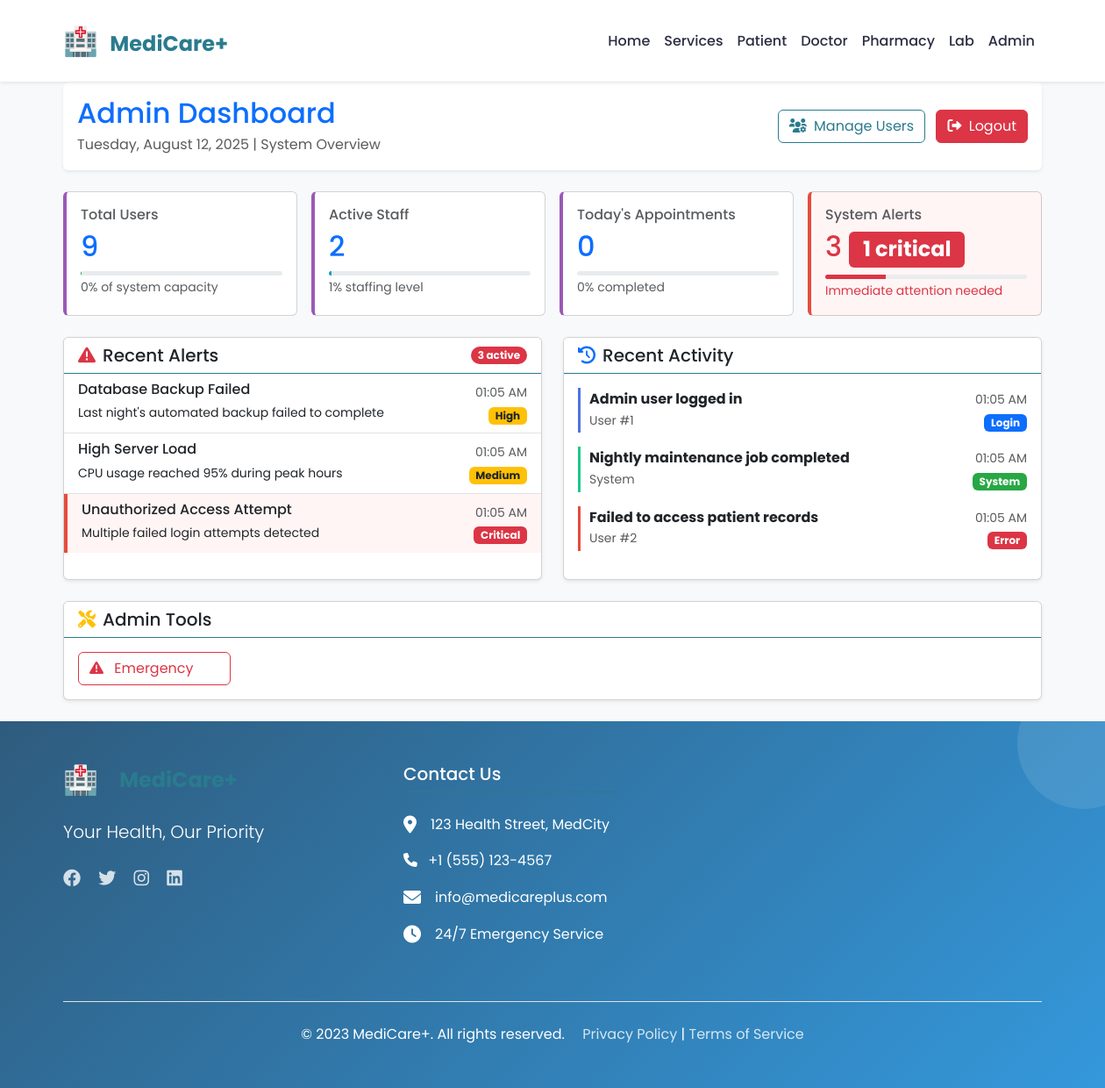
The app's page /panels/admin/dashboard.php (signed in) with its own data.
### tables this page shows
CREATE TABLE `system_alerts` (
  `id` int(11) NOT NULL,
  `title` varchar(255) NOT NULL,
  `description` text DEFAULT NULL,
  `priority` enum('low','medium','high','critical') DEFAULT 'medium',
  `resolved` tinyint(1) DEFAULT 0,
  `created_at` timestamp NOT NULL DEFAULT current_timestamp()
);

CREATE TABLE `system_logs` (
  `id` int(11) NOT NULL,
  `user_id` int(11) DEFAULT NULL,
  `action_type` varchar(50) NOT NULL,
  `description` text DEFAULT NULL,
  `ip_address` varchar(45) DEFAULT NULL,
  `timestamp` timestamp NOT NULL DEFAULT current_timestamp()
);

### panels/admin/dashboard.php (the view, shortened to what this page needs)
<?php
$pdo = new PDO('mysql:host=localhost;dbname=healthcare-db', 'root', '');
$stats = $pdo->query("
    SELECT
        (SELECT COUNT(*) FROM user) AS total_users,
        (SELECT COUNT(*) FROM user WHERE role IN ('doctor', 'nurse', 'staff')) AS active_staff,
        (SELECT COUNT(*) FROM appointments WHERE DATE(date) = CURDATE()) AS todays_appointments,
        (SELECT COUNT(*) FROM system_alerts WHERE resolved = 0) AS system_alerts,
        (SELECT COUNT(*) FROM system_alerts WHERE priority = 'critical' AND resolved = 0) AS critical_alerts,
        (SELECT COUNT(*) FROM lab_orders WHERE DATE(created_at) = CURDATE()) AS todays_tests,
        (SELECT COUNT(*) FROM appointments WHERE DATE(date) = CURDATE() AND status = 'completed') AS completed_appointments
")->fetch();
$alerts = $pdo->query("
    SELECT * FROM system_alerts
    WHERE resolved = 0
    ORDER BY created_at DESC
    LIMIT 5
")->fetchAll();
$activity = $pdo->query("
    SELECT * FROM system_logs
    ORDER BY timestamp DESC
    LIMIT 8
")->fetchAll();
?>
<!DOCTYPE html>
<html lang="en">
<head>
    <?php include '../../includes/header.php'; ?>
</head>
<body>
    <?php include '../../includes/navbar.php'; ?>
    <main class="container py-4">
        <div class="d-flex justify-content-between align-items-center mb-4 p-3 bg-white rounded shadow-sm">
            <div>
                <h2 class="text-primary mb-1">Admin Dashboard</h2>
                <p class="text-muted mb-0"><?= date('l, F j, Y') ?> | System Overview</p>
            </div>
            <div>
                <a href="user-management.php" class="btn btn-outline-primary me-2">
                    <i class="fas fa-users-cog me-1"></i> Manage Users
                </a>
                <a href="../../logout.php" class="btn btn-danger">
                    <i class="fas fa-sign-out-alt me-1"></i> Logout
                </a>
            </div>
        </div>
        <div class="row g-3 mb-4">
            <div class="col-md-3">
                <div class="card admin-card h-100">
                    <div class="card-body">
                        <h6 class="text-muted">Total Users</h6>
                        <h2 class="text-primary"><?= number_format($stats['total_users']) ?></h2>
                        <div class="progress progress-thin mt-2">
                        </div>
                        <small class="text-muted"><?= round(($stats['total_users']/2000)*100) ?>% of system capacity</small>
                    </div>
                </div>
            </div>
            <div class="col-md-3">
                <div class="card admin-card h-100">
                    <div class="card-body">
                        <h6 class="text-muted">Active Staff</h6>
                        <h2 class="text-primary"><?= $stats['active_staff'] ?></h2>
                        <div class="progress progress-thin mt-2">
                            <div class="progress-bar bg-info" style="width: <?= min(100, ($stats['active_staff']/150)*100) ?>%"></div>
                        </div>
                        <small class="text-muted"><?= round(($stats['active_staff']/150)*100) ?>% staffing level</small>
                    </div>
                </div>
            </div>
            <div class="col-md-3">
                <div class="card admin-card h-100">
                    <div class="card-body">
                        <h6 class="text-muted">Today's Appointments</h6>
                        <h2 class="text-primary"><?= $stats['todays_appointments'] ?></h2>
                        <div class="progress progress-thin mt-2">
                        </div>
                        <small class="text-muted">
                            <?= $stats['todays_appointments'] > 0 ? round(($stats['completed_appointments']/$stats['todays_appointments'])*100) : 0 ?>% completed
                        </small>
                    </div>
                </div>
            </div>
            <div class="col-md-3">
                <div class="card admin-card h-100 <?= $stats['critical_alerts'] > 0 ? 'critical' : '' ?>">
                    <div class="card-body">
                        <h6 class="text-muted">System Alerts</h6>
                        <h2 class="<?= $stats['critical_alerts'] > 0 ? 'text-danger' : 'text-primary' ?>">
                            <?= $stats['system_alerts'] ?>
                            <?php if($stats['critical_alerts'] > 0): ?>
                                <span class="badge bg-danger"><?= $stats['critical_alerts'] ?> critical</span>
                            <?php endif; ?>
                        </h2>
                        <div class="progress progress-thin mt-2">
                            <div class="progress-bar bg-danger" style="width: <?= min(100, ($stats['system_alerts']/10)*100) ?>%"></div>
                        </div>
                        <small class="<?= $stats['critical_alerts'] > 0 ? 'text-danger' : 'text-muted' ?>">
                            <?= $stats['critical_alerts'] > 0 ? 'Immediate attention needed' : 'System normal' ?>
                        </small>
                    </div>
                </div>
            </div>
        </div>
        <div class="row g-4">
            <div class="col-lg-6">
                <div class="card shadow-sm h-100">
                    <div class="card-header bg-white d-flex justify-content-between align-items-center border-bottom">
                        <h5 class="mb-0"><i class="fas fa-exclamation-triangle text-danger me-2"></i>Recent Alerts</h5>
                        <span class="badge bg-danger rounded-pill"><?= count($alerts) ?> active</span>
                    </div>
                    <div class="card-body p-0">
                        <?php if(empty($alerts)): ?>
                            <div class="alert alert-success m-3">
                                <i class="fas fa-check-circle me-2"></i> No active alerts
                            </div>
                        <?php else: ?>
                            <div class="list-group list-group-flush">
                                <?php foreach($alerts as $alert): ?>
                                <a href="#" class="list-group-item list-group-item-action <?= $alert['priority'] === 'critical' ? 'critical' : '' ?>">
                                    <div class="d-flex justify-content-between">
                                        <div>
                                            <h6 class="mb-1"><?= htmlspecialchars($alert['title']) ?></h6>
                                            <small><?= htmlspecialchars($alert['description']) ?></small>
                                        </div>
                                        <div class="text-end">
                                            <small class="text-muted"><?= date('h:i A', strtotime($alert['created_at'])) ?></small>
                                            <br>
                                            <span class="badge bg-<?= $alert['priority'] === 'critical' ? 'danger' : 'warning' ?>">
                                                <?= ucfirst($alert['priority']) ?>
                                            </span>
                                        </div>
                                    </div>
                                </a>
                                <?php endforeach; ?>
                            </div>
                        <?php endif; ?>
                    </div>
                </div>
            </div>
            <div class="col-lg-6">
                <div class="card shadow-sm h-100">
                    <div class="card-header bg-white border-bottom">
                        <h5 class="mb-0"><i class="fas fa-history text-primary me-2"></i>Recent Activity</h5>
                    </div>
                    <div class="card-body">
                        <div class="timeline">
                            <?php foreach($activity as $log): ?>
                            <div class="activity-item mb-3" style="border-left-color: <?=
                                $log['action_type'] === 'login' ? '#4e73df' : (
                                $log['action_type'] === 'error' ? '#e74a3b' : '#1cc88a'
                                ) ?>;">
                                <div class="d-flex justify-content-between">
                                    <div>
                                        <strong><?= htmlspecialchars($log['description']) ?></strong>
                                        <div class="text-muted small">
                                            <?= htmlspecialchars($log['user_id'] ? "User #{$log['user_id']}" : 'System') ?>
                                        </div>
                                    </div>
                                    <div class="text-end">
                                        <small class="text-muted"><?= date('h:i A', strtotime($log['timestamp'])) ?></small>
                                        <br>
                                        <span class="badge bg-<?=
                                            $log['action_type'] === 'login' ? 'primary' : (
                                            $log['action_type'] === 'error' ? 'danger' : 'success'
                                            ) ?>">
                                            <?= ucfirst($log['action_type']) ?>
                                        </span>
                                    </div>
                                </div>
                            </div>
                            <?php endforeach; ?>
                        </div>
                    </div>
                </div>
            </div>
            <div class="col-12">
                <div class="card shadow-sm">
                    <div class="card-header bg-white border-bottom">
                        <h5 class="mb-0"><i class="fas fa-tools text-warning me-2"></i>Admin Tools</h5>
                    </div>
                    <div class="card-body">
                        <div class="row g-2">
                            <div class="col-md-2 col-6">
                                <button class="btn btn-outline-danger w-100 text-start" data-bs-toggle="modal" data-bs-target="#emergencyModal">
                                    <i class="fas fa-exclamation-triangle me-2"></i> Emergency
                                </button>
                            </div>
                        </div>
                    </div>
                </div>
            </div>
        </div>
    </main>
    <?php include '../../includes/footer.php'; ?>
</body>
</html>

### assets/css/style.css (style rules this page uses)
:root { --primary-color: #2A7B8E; --secondary-color: #83C5BE; --accent-color: #E29578; --light-bg: #EDF6F9; --dark-text: #2B2D42; }
body { font-family: 'Poppins', sans-serif; color: var(--dark-text); line-height: 1.6; padding-top: 80px; }
.bg-success { background: #28a745 !important; }
.bg-info { background: #17a2b8 !important; }
.bg-warning { background: #ffc107 !important; color: #212529 !important; }
.btn-outline-primary { border-color: var(--primary-color); color: var(--primary-color); }
.border-bottom { border-color: #2A7B8E !important; }

### panels/admin/dashboard.php (style rules this page uses)
body { padding-top: 70px; display: flex; flex-direction: column; min-height: 100vh; background-color: #f8f9fa; }
main { flex: 1; padding-bottom: 20px; }
.admin-card { border-left: 4px solid #9b59b6; transition: all 0.3s; }
.critical { background-color: #fff5f5; border-left: 4px solid #e74c3c !important; }
.progress-thin { height: 5px; }
.activity-item { border-left: 3px solid; padding-left: 10px; }

### records on screen
system_alerts: title "Database Backup Failed", description "Last night's automated backup failed to complete", created_at "01:05 AM", priority "High"
system_alerts: title "High Server Load", description "CPU usage reached 95% during peak hours", created_at "01:05 AM", priority "Medium"
system_alerts: title "Unauthorized Access Attempt", description "Multiple failed login attempts detected", created_at "01:05 AM", priority "Critical"
system_logs: description "Admin user logged in", user "User #1", timestamp "01:05 AM", action_type "Login"
system_logs: description "Nightly maintenance job completed", user "System", timestamp "01:05 AM", action_type "System"
system_logs: description "Failed to access patient records", user "User #2", timestamp "01:05 AM", action_type "Error"

### other values on screen
$stats['total_users'] "9"
$stats['active_staff'] "2"
$stats['todays_appointments'] "0"
$stats['system_alerts'] "3"
$stats['critical_alerts'] "1"
count($alerts) "3"
